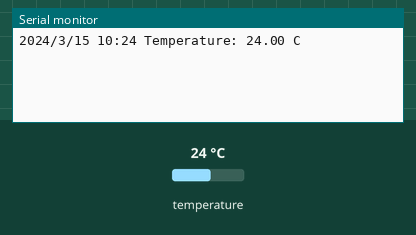
Recording of a sketch running on a simulated Arduino Uno, built with avr-gcc and run on an emulated ATmega328P. Parts: the last lines printed to the serial monitor. The test bench sets the inputs (shaded band); at power-on: temperature 24 °C. The local clock reads 2024-03-15 10:24:30 at power-on unless the sketch sets it.

Above: at 4.2 s.
4.3 s: temperature set to 12 °C
At 6.9 s:
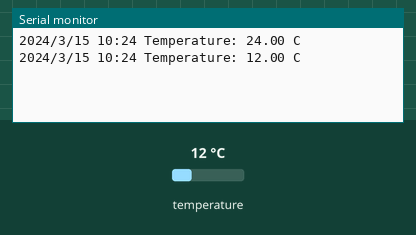
8.1 s: temperature set to 19 °C
At 10.5 s:
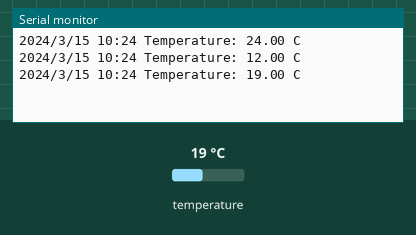
Timing chart, 0 to 12.0 s (numbered marks = the images above; inputs shaded):
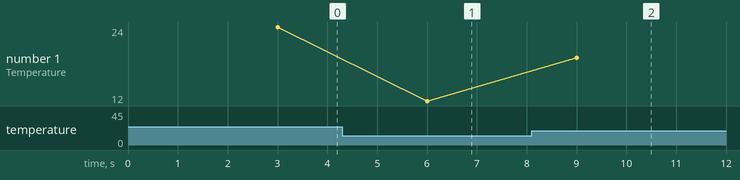

The sketch:

test_rtc.ino
```cpp
#include "RTClib.h"


// Pin set up
// RTC SDA - Arduino SDA
// RTC SCL - Arduino SCL
// RTC GND - Arduino GND
// RTC VCC - Arduino 5V


RTC_DS3231 rtc;


void setup() {

  Serial.begin(9600); // Set baud rate

  delay(3000); // Wait for console opening

  if (! rtc.begin()) {
    Serial.println("Couldn't find RTC");
    while (1);
  }


  // If needed to set the time of the uncomment lines below and
  // upload the code once. After that, comment the line again
  // and if RTC module has power it will keep the correct time.
  // January 21, 2014 at 3am you would call:
  // rtc.adjust(DateTime(F(__DATE__), F(__TIME__)));
  // rtc.adjust(DateTime(2014, 1, 21, 3, 0, 0));

  //rtc.adjust(DateTime(F(__DATE__), F(__TIME__)));
  //rtc.adjust(DateTime(2020, 6, 27, 16, 0, 0));


}

void loop() {

    DateTime now = rtc.now();


    // Print date, time and temperature.
    Serial.print(now.year(), DEC);
    Serial.print('/');
    Serial.print(now.month(), DEC);
    Serial.print('/');
    Serial.print(now.day(), DEC);
    Serial.print(' ');

    Serial.print(now.hour(), DEC);
    Serial.print(':');
    Serial.print(now.minute(), DEC);
    Serial.print(' ');

    Serial.print("Temperature: ");
    Serial.print(rtc.getTemperature());
    Serial.println(" C");

    Serial.println();
    delay(3000);

}
```

Measured:
- after the input at 4.3 s, the serial monitor: prints a new line after 1.7 s (image 1)
- after the input at 8.1 s, the serial monitor: prints a new line after 0.91 s (image 2)
- plotted number 1: 24 → 12 after the input at 4.3 s, 12 → 19 after the input at 8.1 s
